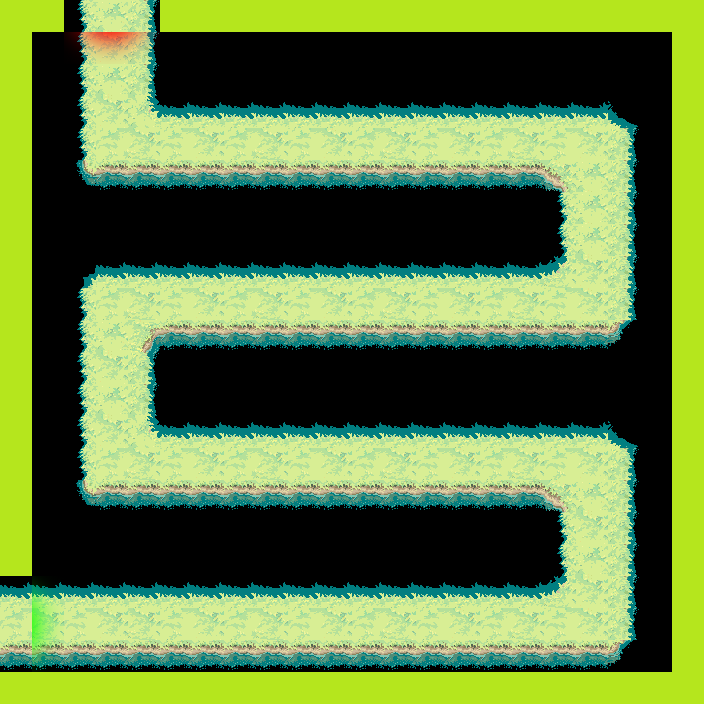

This game map was drawn from its Tiled (.tmx) file and the tilesets committed beside it. A one-line description and the trimmed map source follow:
An orthogonal 22x22 tile map with 32x32 px tiles, 3 tile layers (collision, grass, misc), 3 tilesets.

<map version="1.0" orientation="orthogonal" width="22" height="22" tilewidth="32" tileheight="32">
 <properties>
  <property name="startX" value="0" />
  <property name="startY" value="19" />
  <property name="targetX" value="3" />
  <property name="targetY" value="0" />
 </properties>
 <tileset firstgid="1" source="tilesetgrassland2.tsx" />
 <tileset firstgid="379" source="collision.tsx" />
 <tileset firstgid="381" source="startend.tsx" />
 <layer name="collision" width="22" height="22">
  <properties>
   <property name="Type" value="grass" />
  </properties>
  <data>[484 cells, 327 non-empty, 2 distinct tile ids]</data>
 </layer>
 <layer name="grass" width="22" height="22">
  <data>[484 cells, 249 non-empty, 17 distinct tile ids]</data>
 </layer>
 <layer name="misc" width="22" height="22">
  <data>[484 cells, 6 non-empty, 6 distinct tile ids]</data>
 </layer>
</map>